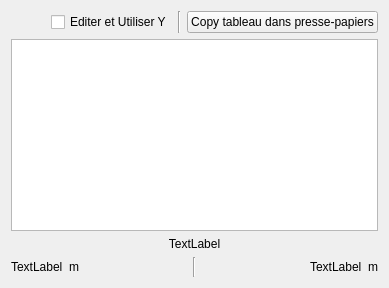
          <widget class="QWidget" name="tabWidget_images_profilesPage3">
           <attribute name="title">
            <string>Info</string>
           </attribute>
           <layout class="QVBoxLayout" name="verticalLayout_15">
            <item>
             <layout class="QHBoxLayout" name="horizontalLayout_15">
              <item>
               <spacer name="horizontalSpacer">
                <property name="orientation">
                 <enum>Qt::Orientation::Horizontal</enum>
                </property>
                <property name="sizeHint" stdset="0">
                 <size>
                  <width>40</width>
                  <height>20</height>
                 </size>
                </property>
               </spacer>
              </item>
              <item>
               <widget class="QCheckBox" name="checkBox_useYi">
                <property name="text">
                 <string>Editer et Utiliser Y</string>
                </property>
               </widget>
              </item>
              <item>
               <widget class="Line" name="line_8">
                <property name="orientation">
                 <enum>Qt::Orientation::Vertical</enum>
                </property>
               </widget>
              </item>
              <item>
               <widget class="QPushButton" name="pushButton_copy_table_in_Clipboard">
                <property name="text">
                 <string>Copy tableau dans presse-papiers</string>
                </property>
               </widget>
              </item>
             </layout>
            </item>
            <item>
             <widget class="QTableWidget" name="tableWidget">
              <property name="minimumSize">
               <size>
                <width>0</width>
                <height>0</height>
               </size>
              </property>
              <property name="editTriggers">
               <set>QAbstractItemView::EditTrigger::AllEditTriggers</set>
              </property>
              <property name="selectionBehavior">
               <enum>QAbstractItemView::SelectionBehavior::SelectItems</enum>
              </property>
             </widget>
            </item>
            <item>
             <widget class="QLabel" name="label_info">
              <property name="text">
               <string>TextLabel</string>
              </property>
              <property name="alignment">
               <set>Qt::AlignmentFlag::AlignCenter</set>
              </property>
             </widget>
            </item>
            <item>
             <layout class="QHBoxLayout" name="horizontalLayout_19">
              <item>
               <widget class="QLabel" name="label_yLow">
                <property name="text">
                 <string>TextLabel</string>
                </property>
               </widget>
              </item>
              <item>
               <widget class="QLabel" name="label_unite_yLow">
                <property name="maximumSize">
                 <size>
                  <width>16777215</width>
                  <height>21</height>
                 </size>
                </property>
                <property name="text">
                 <string>m</string>
                </property>
               </widget>
              </item>
              <item>
               <spacer name="horizontalSpacer_23">
                <property name="orientation">
                 <enum>Qt::Orientation::Horizontal</enum>
                </property>
                <property name="sizeHint" stdset="0">
                 <size>
                  <width>40</width>
                  <height>20</height>
                 </size>
                </property>
               </spacer>
              </item>
              <item>
               <widget class="Line" name="line_4">
                <property name="orientation">
                 <enum>Qt::Orientation::Vertical</enum>
                </property>
               </widget>
              </item>
              <item>
               <spacer name="horizontalSpacer_24">
                <property name="orientation">
                 <enum>Qt::Orientation::Horizontal</enum>
                </property>
                <property name="sizeHint" stdset="0">
                 <size>
                  <width>40</width>
                  <height>20</height>
                 </size>
                </property>
               </spacer>
              </item>
              <item>
               <widget class="QLabel" name="label_yHigh">
                <property name="text">
                 <string>TextLabel</string>
                </property>
               </widget>
              </item>
              <item>
               <widget class="QLabel" name="label_unite_yHigh">
                <property name="maximumSize">
                 <size>
                  <width>16777215</width>
                  <height>21</height>
                 </size>
                </property>
                <property name="text">
                 <string>m</string>
                </property>
               </widget>
              </item>
             </layout>
            </item>
           </layout>
          </widget>
